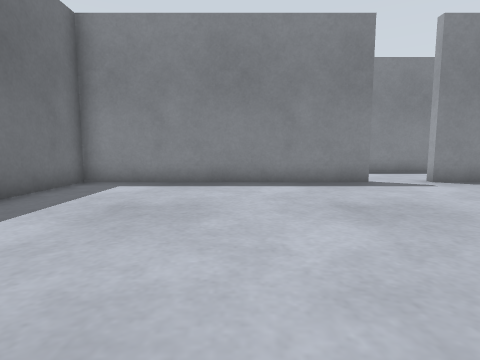
view 1 (above)

21 first-person views from a walk through a world built for the Gazebo simulator. The camera is 0.5 m above the floor, tilts 6° down and sees 80° across. The floor is counted in squares, 0.5 m on a side. Each view is taken from the middle of a square. On the plan, view 1 faces up. The plan holds only what a view shows up to about 11 squares ahead; the rest is blank. The place goes on beyond the plan.

view 2
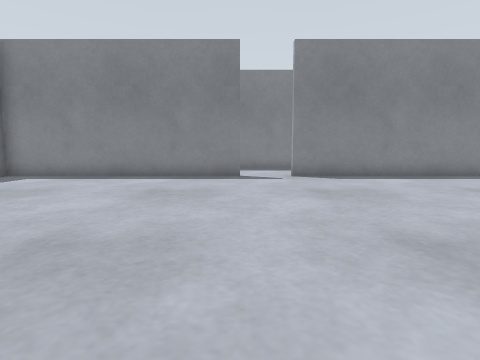

view 3
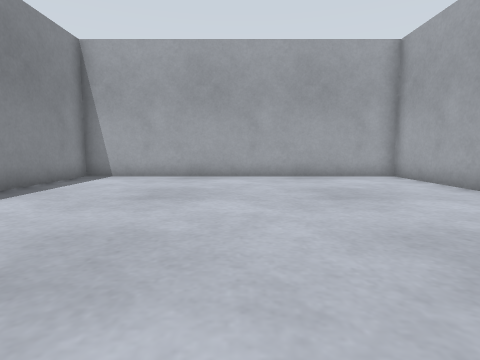

view 4
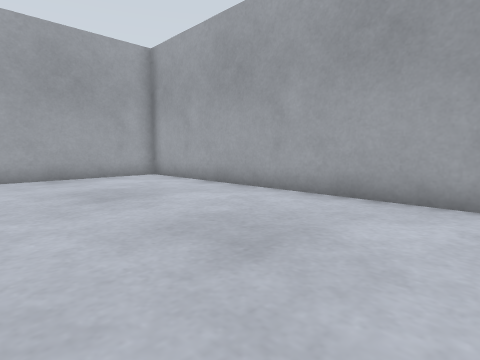

view 5
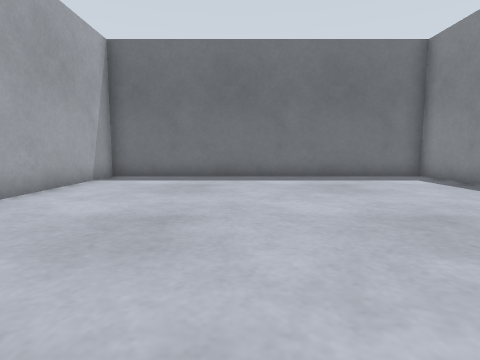

view 6
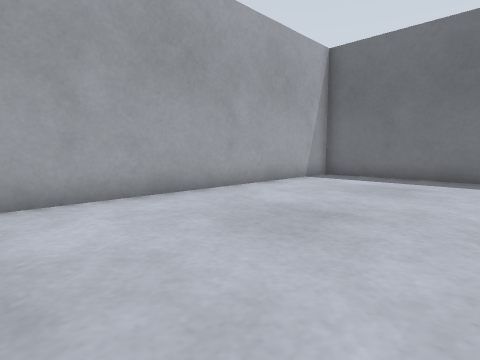

view 7
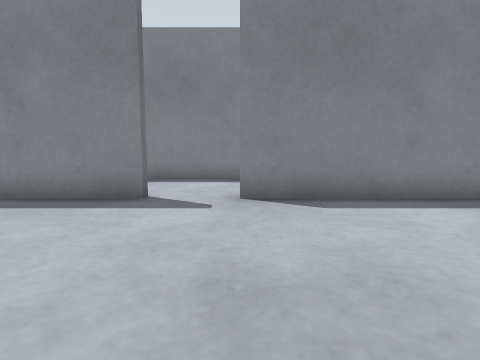

view 8
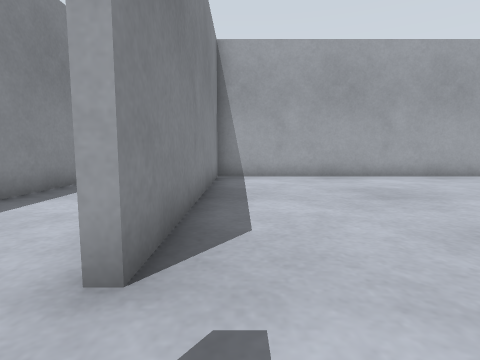

view 9
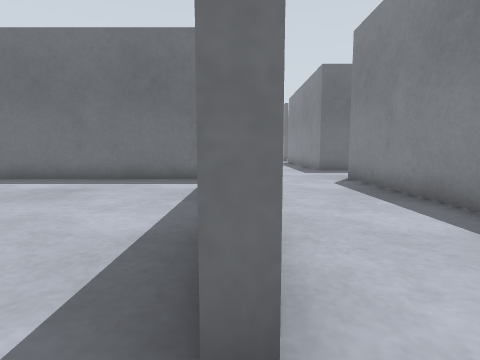

view 10
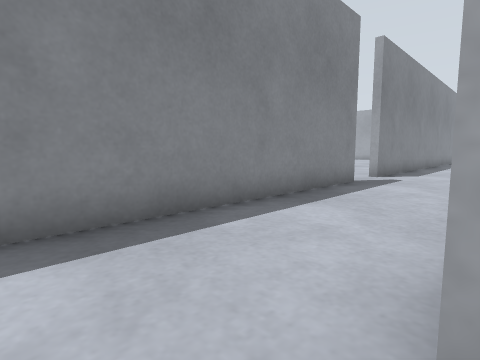

view 11
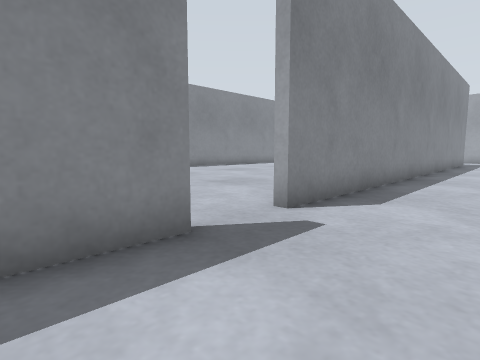

view 12
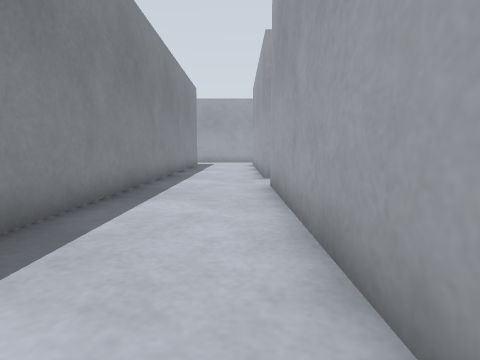

view 13
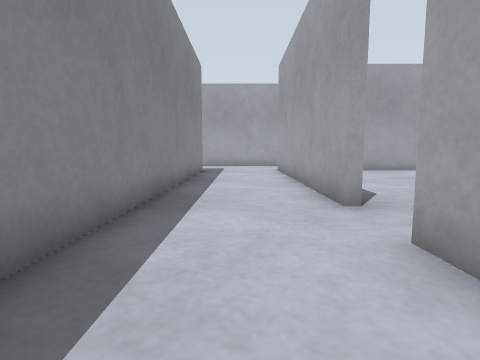

view 14
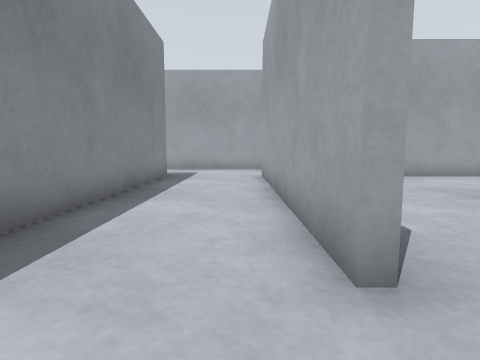

view 15
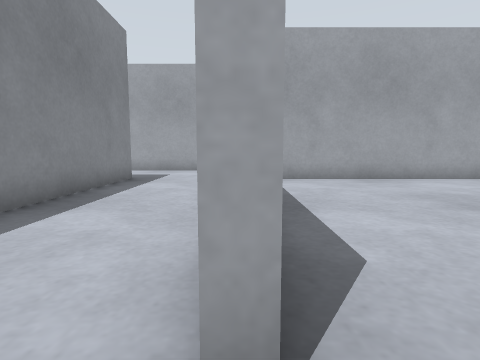

view 16
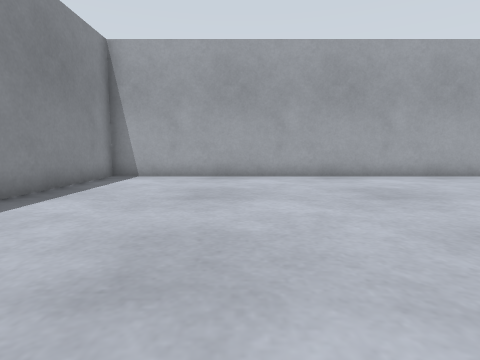

view 17
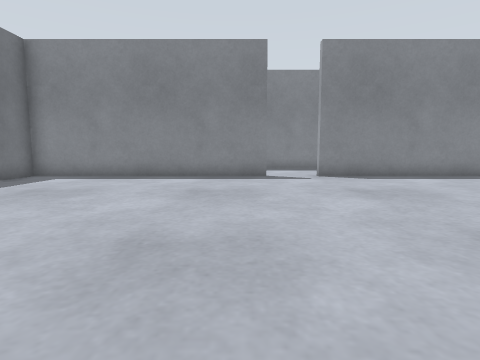

view 18
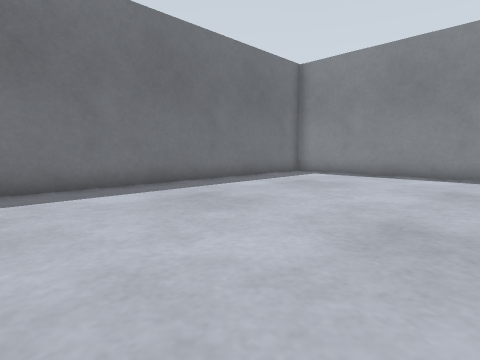

view 19
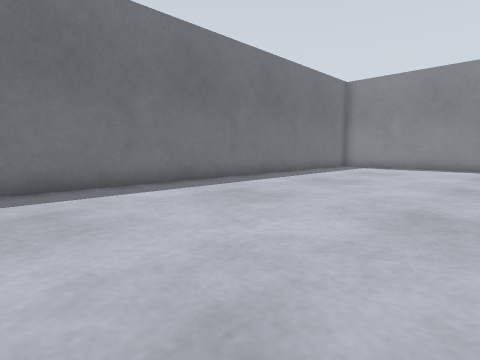

view 20
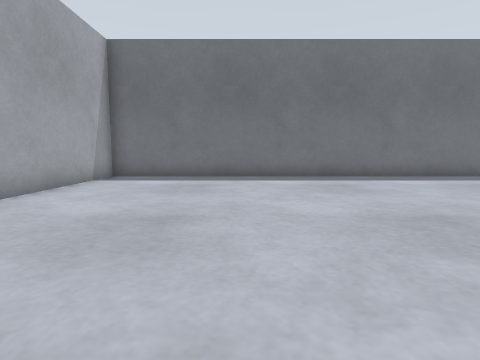

view 21
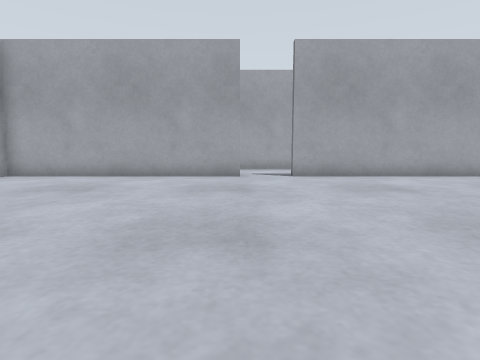

### Floor plan
Points are (right, up) in squares from view 1. A wall is a line through its corners. A room is listed if a view was taken in it or the views show most of it. See-through windows are left out.
Room 1 (views 1, 2, 3, 4, 5, 6, 7, 8, 9, 10)
walls: (4, 9.2) (4, 8.8) (-4.8, 8.8) (-4.8, -2.8) (14.8, -2.8) (14.8, 8.8) (6, 8.8) (6, 9.2)
ways out: opening at (4.5, 9) to room 2
Room 2 (views 11, 12, 13, 14)
walls: (14, 12.8) (2.8, 12.8); (16.9, 9.1) (24.1, 9.1); (0.5, 12.8) (-5.2, 12.8); (26, 9.1) (35.2, 9.1); (35.2, 12.8) (16, 12.8) (16, 13.2)
ways out: opening at (4.5, 9) to room 1; opening at (25, 9) to room 3; opening at (14.5, 13)
Room 3 (views 15, 16, 17, 18, 19, 20, 21)
walls: (34.8, -5.1) (34.8, 8.8) (26, 8.8) (26, 9.1); (24.1, 8.8) (15.2, 8.8) (15.2, 7.2); (26, -14.8) (34.9, -14.8); (15.2, 5.2) (15.2, -14.8) (24, -14.8) (24, -15.2)
ways out: opening at (25, 9) to room 2

Where each view was taken, in squares from view 1:
view 1: 0 up, 0 right, facing up
view 2: 2 down, 4 right, facing up
view 3: 3 up, 4 right, facing right
view 4: 3 up, 4 right, facing down-right
view 5: 2 up, 6 right, facing left
view 6: 3 up, 6 right, facing down-left
view 7: 3 up, 6 right, facing up
view 8: 8 up, 4 right, facing right
view 9: 9 up, 5 right, facing left
view 10: 9 up, 5 right, facing up-right
view 11: 10 up, 12 right, facing up-right
view 12: 10 up, 16 right, facing right
view 13: 11 up, 21 right, facing right
view 14: 10 up, 24 right, facing right
view 15: 9 up, 25 right, facing right
view 16: 4 up, 24 right, facing right
view 17: 2 down, 23 right, facing up
view 18: 3 down, 23 right, facing up-left
view 19: 8 down, 23 right, facing up-left
view 20: 10 down, 26 right, facing left
view 21: 4 down, 26 right, facing down
